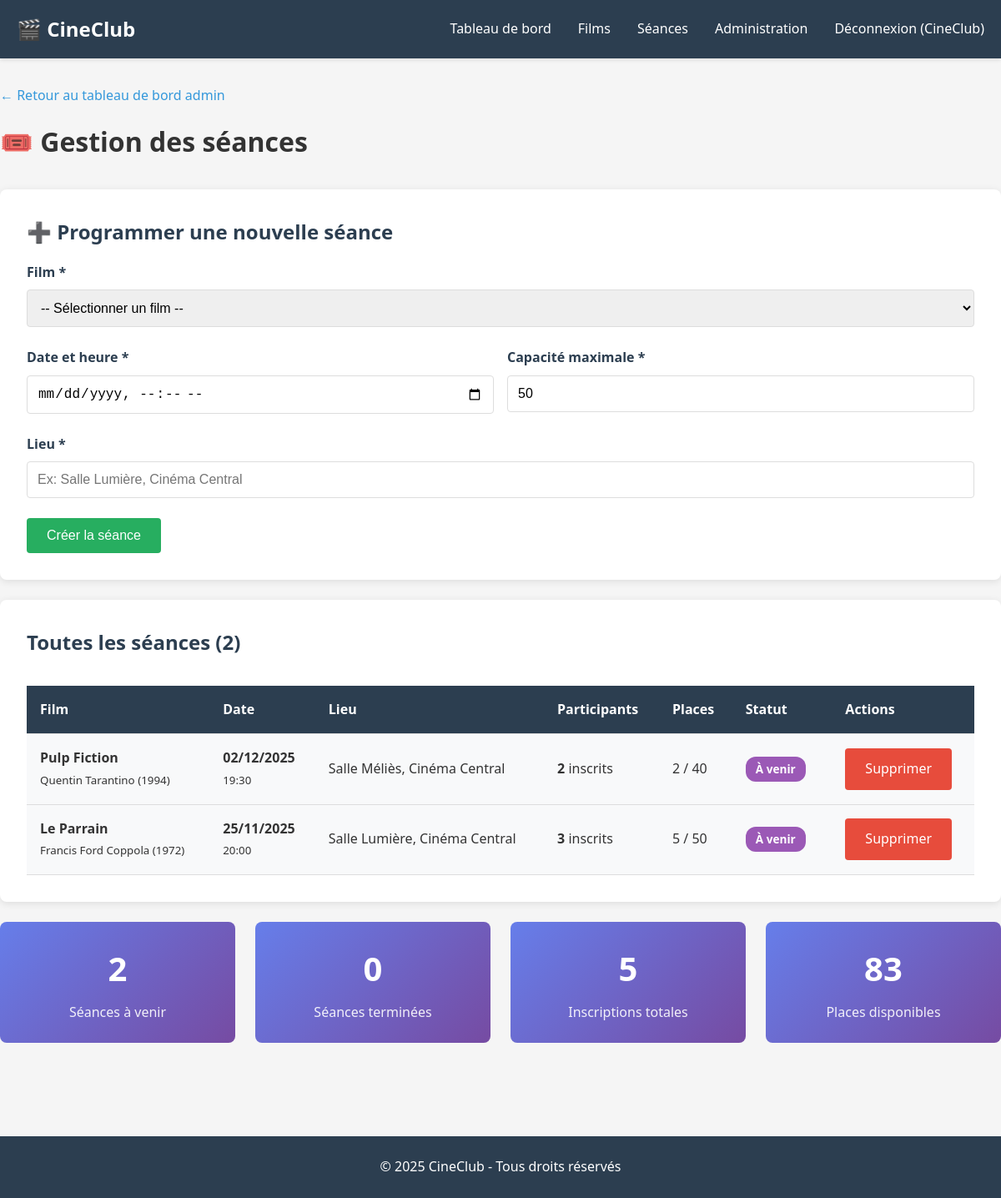
The app's page /admin/manage_seances.php (signed in) with its own data.
### tables this page shows
CREATE TABLE seances (
    id INT PRIMARY KEY AUTO_INCREMENT,
    film_id INT NOT NULL,
    date_seance DATETIME NOT NULL,
    lieu VARCHAR(200) NOT NULL,
    capacite_max INT DEFAULT 50,
    places_restantes INT DEFAULT 50,
    FOREIGN KEY (film_id) REFERENCES films(id) ON DELETE CASCADE,
    INDEX idx_date (date_seance),
    INDEX idx_film (film_id)
);

CREATE TABLE films (
    id INT PRIMARY KEY AUTO_INCREMENT,
    titre VARCHAR(200) NOT NULL,
    realisateur VARCHAR(150) NOT NULL,
    annee INT NOT NULL,
    genre VARCHAR(50) NOT NULL,
    synopsis TEXT,
    duree INT,
    statut ENUM('propose', 'en_vote', 'programme', 'visionne') DEFAULT 'propose',
    user_id INT NOT NULL,
    date_proposition DATETIME DEFAULT CURRENT_TIMESTAMP,
    FOREIGN KEY (user_id) REFERENCES users(id) ON DELETE CASCADE,
    INDEX idx_statut (statut),
    INDEX idx_user (user_id)
);

### admin/manage_seances.php (the view, shortened to what this page needs)
<?php
require_once '../config/database.php';
$stmt = $pdo->query("
    SELECT s.*, f.titre, f.realisateur, f.annee,
           (SELECT COUNT(*) FROM participations WHERE seance_id = s.id) as participants
    FROM seances s
    JOIN films f ON s.film_id = f.id
    ORDER BY s.date_seance DESC
");
$seances = $stmt->fetchAll();
$stmt = $pdo->query("
    SELECT id, titre, realisateur, annee, statut
    FROM films
    WHERE statut IN ('en_vote', 'programme')
    ORDER BY titre ASC
");
$films_disponibles = $stmt->fetchAll();
include '../includes/header.php';
?>
<link rel="stylesheet" href="../css/style.css">
<div style="margin-bottom: 1rem;">
    <a href="index.php" style="color: #3498db; text-decoration: none;">← Retour au tableau de bord admin</a>
</div>
<h1 style="margin-bottom: 2rem;">🎟️ Gestion des séances</h1>
<div class="card">
    <h2>➕ Programmer une nouvelle séance</h2>
    <?php if (empty($films_disponibles)): ?>
        <div class="alert alert-info">
            Aucun film disponible pour programmer une séance. Les films doivent être en statut "En vote" ou "Programmé".
        </div>
    <?php else: ?>
        <form method="POST" action="">
            <div class="form-group">
                <label for="film_id">Film *</label>
                <select id="film_id" name="film_id" required>
                    <option value="">-- Sélectionner un film --</option>
                </select>
            </div>
            <div style="display: grid; grid-template-columns: 1fr 1fr; gap: 1rem;">
                <div class="form-group">
                    <label for="date_seance">Date et heure *</label>
                    <input type="datetime-local" id="date_seance" name="date_seance" required
                           min="<?php echo date('Y-m-d\TH:i'); ?>">
                </div>
                <div class="form-group">
                    <label for="capacite_max">Capacité maximale *</label>
                    <input type="number" id="capacite_max" name="capacite_max" min="1" value="50" required>
                </div>
            </div>
            <div class="form-group">
                <label for="lieu">Lieu *</label>
                <input type="text" id="lieu" name="lieu" required
                       placeholder="Ex: Salle Lumière, Cinéma Central">
            </div>
            <button type="submit" name="create_seance" class="btn btn-success">Créer la séance</button>
        </form>
    <?php endif; ?>
</div>
<div class="card">
    <h2>Toutes les séances (<?php echo count($seances); ?>)</h2>
    <?php if (empty($seances)): ?>
        <p>Aucune séance programmée.</p>
    <?php else: ?>
        <div style="overflow-x: auto;">
            <table class="table">
                <thead>
                    <tr>
                        <th>Film</th>
                        <th>Date</th>
                        <th>Lieu</th>
                        <th>Participants</th>
                        <th>Places</th>
                        <th>Statut</th>
                        <th>Actions</th>
                    </tr>
                </thead>
                <tbody>
                    <?php
                    $seances_futures = [];
                    $seances_passees = [];
                    foreach ($seances as $seance) {
                        if (strtotime($seance['date_seance']) >= time()) {
                            $seances_futures[] = $seance;
                        } else {
                            $seances_passees[] = $seance;
                        }
                    }
                    foreach ($seances_futures as $seance):
                    ?>
                        <tr style="background-color: #f8f9fa;">
                            <td>
                                <strong><?php echo htmlspecialchars($seance['titre']); ?></strong><br>
                                <small><?php echo htmlspecialchars($seance['realisateur']); ?> (<?php echo $seance['annee']; ?>)</small>
                            </td>
                            <td>
                                <strong><?php echo date('d/m/Y', strtotime($seance['date_seance'])); ?></strong><br>
                                <small><?php echo date('H:i', strtotime($seance['date_seance'])); ?></small>
                            </td>
                            <td><?php echo htmlspecialchars($seance['lieu']); ?></td>
                            <td><strong><?php echo $seance['participants']; ?></strong> inscrits</td>
                            <td>
                                <?php
                                $places_prises = $seance['capacite_max'] - $seance['places_restantes'];
                                echo $places_prises . ' / ' . $seance['capacite_max'];
                                ?>
                            </td>
                            <td>
                                <?php if ($seance['places_restantes'] == 0): ?>
                                    <span class="badge" style="background-color: #e74c3c; color: white;">Complet</span>
                                <?php else: ?>
                                    <span class="badge badge-programme">À venir</span>
                                <?php endif; ?>
                            </td>
                            <td>
                                <a href="?action=delete&id=<?php echo $seance['id']; ?>"
                                   class="btn btn-danger"
                                   onclick="return confirm('Êtes-vous sûr de vouloir supprimer cette séance ? Les <?php echo $seance['participants']; ?> participants inscrits seront désincrits.')">
                                    Supprimer
                                </a>
                            </td>
                        </tr>
                    <?php endforeach; ?>
                </tbody>
            </table>
        </div>
    <?php endif; ?>
</div>
<div class="stats-grid">
    <div class="stat-card">
        <h3><?php echo count($seances_futures); ?></h3>
        <p>Séances à venir</p>
    </div>
    <div class="stat-card">
        <h3><?php echo count($seances_passees); ?></h3>
        <p>Séances terminées</p>
    </div>
    <div class="stat-card">
        <h3>
            <?php
            $total_participants = 0;
            foreach ($seances_futures as $s) {
                $total_participants += $s['participants'];
            }
            echo $total_participants;
            ?>
        </h3>
        <p>Inscriptions totales</p>
    </div>
    <div class="stat-card">
        <h3>
            <?php
            $places_disponibles = 0;
            foreach ($seances_futures as $s) {
                $places_disponibles += $s['places_restantes'];
            }
            echo $places_disponibles;
            ?>
        </h3>
        <p>Places disponibles</p>
    </div>
</div>
<?php include '../includes/footer.php'; ?>

### css/style.css (style rules this page uses)
* { margin: 0; padding: 0; box-sizing: border-box; }
body { font-family: 'Segoe UI', Tahoma, Geneva, Verdana, sans-serif; background-color: #f5f5f5; color: #333; line-height: 1.6; }
.card { background: white; border-radius: 8px; padding: 2rem; margin-bottom: 1.5rem; box-shadow: 0 2px 10px rgba(0,0,0,0.1); }
.card h2 { color: #2c3e50; margin-bottom: 1rem; }
.form-group { margin-bottom: 1.5rem; }
.form-group label { display: block; margin-bottom: 0.5rem; font-weight: 600; color: #2c3e50; }
.form-group input, .form-group textarea, .form-group select { width: 100%; padding: 0.75rem; border: 1px solid #ddd; border-radius: 4px; font-size: 1rem; }
.btn { display: inline-block; padding: 0.75rem 1.5rem; background-color: #3498db; color: white; border: none; border-radius: 4px; cursor: pointer; text-decoration: none; font-size: 1rem; transition: background-color 0.3s; }
.btn-success { background-color: #27ae60; }
.btn-danger { background-color: #e74c3c; }
.table { width: 100%; border-collapse: collapse; margin-top: 1rem; }
.table th, .table td { padding: 1rem; text-align: left; border-bottom: 1px solid #ddd; }
.table th { background-color: #2c3e50; color: white; font-weight: 600; }
.badge { display: inline-block; padding: 0.25rem 0.75rem; border-radius: 12px; font-size: 0.85rem; font-weight: 600; margin-right: 0.5rem; }
.badge-programme { background-color: #9b59b6; color: white; }
.stats-grid { display: grid; grid-template-columns: repeat(auto-fit, minmax(200px, 1fr)); gap: 1.5rem; margin-bottom: 2rem; }
.stat-card { background: linear-gradient(135deg, #667eea 0%, #764ba2 100%); color: white; padding: 1.5rem; border-radius: 8px; text-align: center; }
.stat-card h3 { font-size: 2.5rem; margin-bottom: 0.5rem; }
.stat-card p { font-size: 1rem; opacity: 0.9; }

### records on screen
seances: film.titre "Pulp Fiction", film.realisateur "Quentin Tarantino", film.annee "1994", date_seance "02/12/2025", date_seance "19:30", lieu "Salle Méliès, Cinéma Central", participants "2", places_prises "2", capacite_max "40", shows "À venir"
seances: film.titre "Le Parrain", film.realisateur "Francis Ford Coppola", film.annee "1972", date_seance "25/11/2025", date_seance "20:00", lieu "Salle Lumière, Cinéma Central", participants "3", places_prises "5", capacite_max "50", shows "À venir"

### other values on screen
$_SESSION['prenom'] "CineClub"
count($seances) "2"
count($seances_futures) "2"
count($seances_passees) "0"
$total_participants "5"
$places_disponibles "83"
